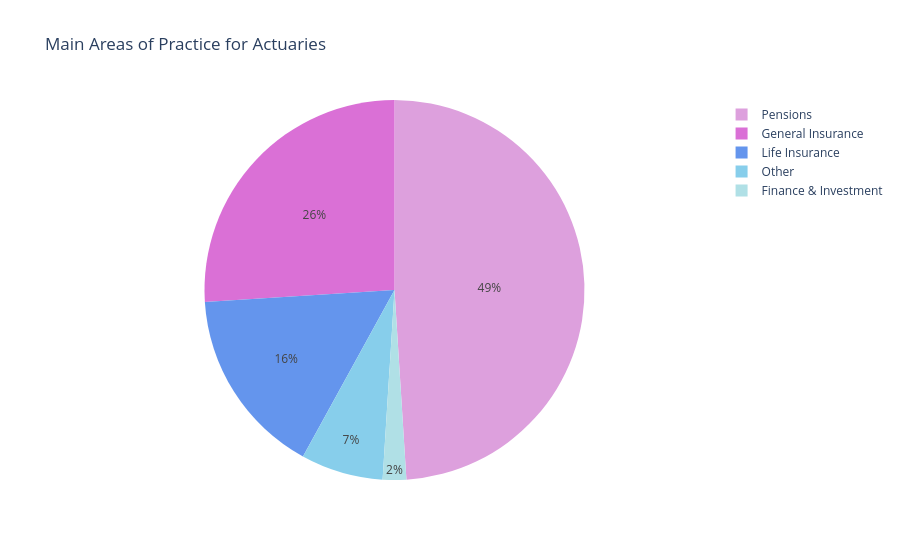

Notebook code cell kept with this figure:
### Code cell
df = px.data.tips()

categories = ['Pensions', 'General Insurance', 'Life Insurance', 'Finance & Investment', 'Other']
values = [49, 26, 16, 2, 7]
colors = ['plum', 'orchid', 'cornflowerblue', 'powderblue', 'skyblue']

text_labels = [f"{v}%" for v in values]

fig = go.Figure(
    data=[go.Pie(labels=categories, 
                 values=values,
                 text=text_labels, 
                 textinfo='text',
                 hovertemplate='%{label}: %{value}%',
                 insidetextorientation='auto', 
                 hole=0, 
                 marker=dict(colors=colors))]
)

fig.update_layout(
    title_text='Main Areas of Practice for Actuaries'
)

fig.show()

### Figure 1 — Plotly figure (JSON) as saved in the notebook; plotly's stock layout.template omitted (floating-point values rounded to 4 significant figures)
{"data": [{"hole": 0, "hovertemplate": "%{label}: %{value}%", "insidetextorientation": "auto", "labels": ["Pensions", "General Insurance", "Life Insurance", "Finance & Investment", "Other"], "marker": {"colors": ["plum", "orchid", "cornflowerblue", "powderblue", "skyblue"]}, "text": ["49%", "26%", "16%", "2%", "7%"], "textinfo": "text", "type": "pie", "values": [49, 26, 16, 2, 7]}], "layout": {"title": {"text": "Main Areas of Practice for Actuaries"}}}
